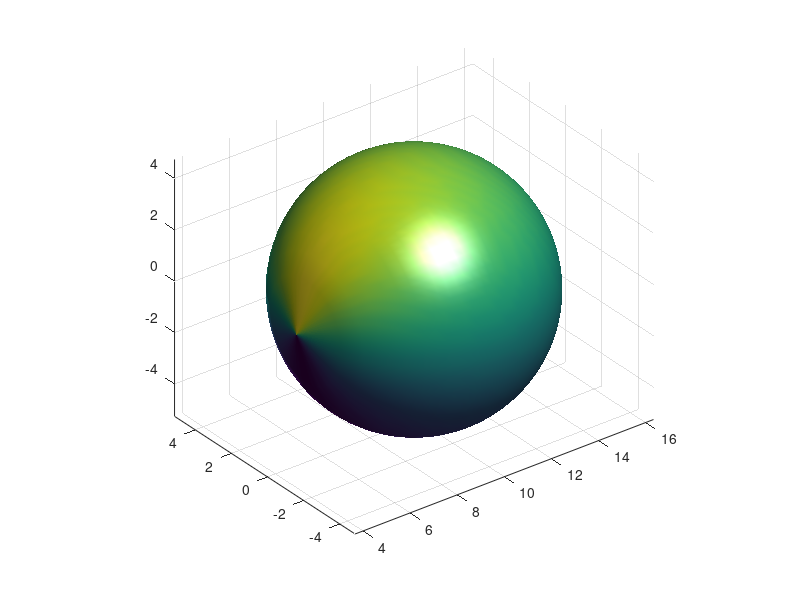

Write MATLAB code to recreate this figure.
clc; clear; close all;

figure;
axis equal;
grid on;
hold on;

% Parameters
nTheta = 100;
nR = 50;
nFrames = 200;
r = 5;

% Grid (circle in YZ plane)
[theta, radius] = meshgrid(linspace(0, 2*pi, nTheta), linspace(0, r, nR));
x0 = zeros(size(theta));
y0 = radius .* cos(theta);
z0 = radius .* sin(theta);
surf_direction = [1, 0, 0];
sphere_center = [0,0,0];

% Sphere target
phi = pi - acos(radius / r)*2;
x_s = r * cos(phi);
y_s = r * sin(phi) .* cos(theta);
z_s = r * sin(phi) .* sin(theta);

% Initial surface
x_curr = x0;
y_curr = y0;
z_curr = z0;

h = surf(x_curr, y_curr, z_curr, 'FaceColor', 'interp', 'EdgeColor', 'none');

view(3);
camlight; lighting gouraud;

% Moving p
hp = plot3(-10, 0, 0, 'ro', 'MarkerSize', 8, 'MarkerFaceColor', 'r');
p_x = linspace(-3, 10, nFrames);

for t = 1:nFrames
    p = [p_x(t), 0.3*cos(t), 0.3*sin(t)];
    
    dist_surface = dot(p, surf_direction);
    isOrigin = sphere_center(1) < 1e-9;
    
    if dist_surface > -(r/2) && dist_surface < 0 && isOrigin
        u_target = 0.5 - (-dist_surface / (r/2))/2;
    elseif dist_surface >= 0 && isOrigin
        u_target = 0.5 + (dist_surface / (r/2))/2;
    elseif dist_surface >= r && ~isOrigin
        u_target = 2;
    elseif dist_surface >= r/2 && ~isOrigin
        u_target = dist_surface / (r/2);
    else
        u_target = 0;
    end

    % --- split into two stages ---
    if u_target <= 1
        u1 = u_target;
        u2 = 0;
        sphere_center = [0, p(2), p(3)];
    else
        u1 = 1;
        u2 = u_target - 1;
        sphere_center = [p(1) - r/2 + u2*r/2, p(2), p(3)];
    end
    
    % --- Circle → cone ---
    x_cone = r * (1 - (radius/r).^2);
    y_cone = y0;
    z_cone = z0;
    
    x_tmp = (1-u1)*x0 + u1*x_cone;
    y_tmp = y_cone;
    z_tmp = z_cone;
    
    % --- Cone → sphere ---
    if u2 > 0
        x_tmp = (1-u2)*x_tmp + u2*x_s;
        y_tmp  = (1-u2)*y_tmp + u2*y_s;
        z_tmp  = (1-u2)*z_tmp + u2*z_s;
    end
    
    x_curr = x_tmp + sphere_center(1);
    y_curr = y_tmp + sphere_center(2);
    z_curr = z_tmp + sphere_center(3);

    % Update plot
    set(h, 'XData', x_curr, ...
           'YData', y_curr, ...
           'ZData', z_curr);

    set(hp, 'XData', p(1), 'YData', p(2), 'ZData', p(3));

    drawnow;
    pause(0.05);
end
